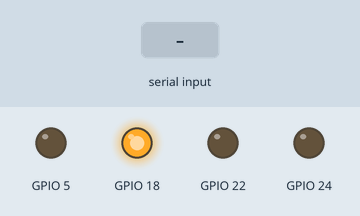
This program was run on a simulated Raspberry Pi (BCM pin numbers). Shown: output pins drawn as LEDs (lit = HIGH). Dashed ring = blinking. The test bench sets the inputs (shaded band). The clock reads 2024-03-15 10:24:30 at power-on unless the program sets it; what the program prints to the terminal is not drawn. At 19.8 s the program stops and its outputs stay as they are.

Above: at 0.1 s.
At 13.2 s:
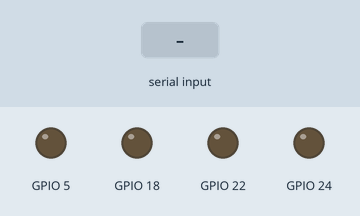
13.3 s: "y" typed at the terminal, then Enter
14.8 s: "5" typed at the terminal, then Enter
At 15.2 s:
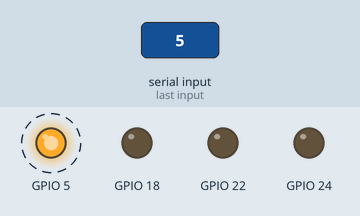
Timing chart, 0 to 20.8 s (numbered marks = the images above; inputs shaded):
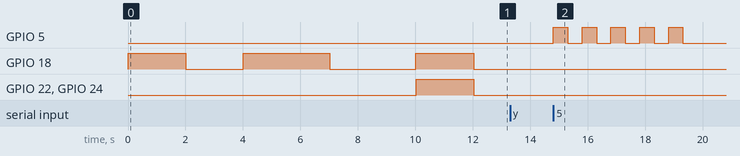

The program:

gpio_test.py
```python
#!/usr/bin/env python3
"""
GPIO Test Script for Raspberry Pi 400
Test the GPIO control functionality without the web interface
"""

import time
import sys
from freenove_projects_board import set_gpio_high, set_gpio_low, set_gpio, read_gpio, cleanup_gpio, gpio_controller

def test_gpio_basic():
    """Test basic GPIO operations"""
    print("🔧 Testing Basic GPIO Operations")
    print("=" * 50)

    test_pin = 18  # GPIO pin 18 (physical pin 12)

    # Test setting pin high
    print(f"Setting GPIO pin {test_pin} HIGH...")
    result = set_gpio_high(test_pin)
    print(f"Result: {result}")
    time.sleep(2)

    # Test setting pin low
    print(f"\nSetting GPIO pin {test_pin} LOW...")
    result = set_gpio_low(test_pin)
    print(f"Result: {result}")
    time.sleep(2)

    # Test with different state formats
    print(f"\nTesting different state formats on pin {test_pin}:")

    states = ['on', 'high', '1', 'off', 'low', '0']
    for state in states:
        print(f"  Setting pin {test_pin} to '{state}'...")
        result = set_gpio(test_pin, state)
        print(f"  Result: {result['success']} - {result['message']}")
        time.sleep(1)

def test_multiple_pins():
    """Test controlling multiple GPIO pins"""
    print("\n🔧 Testing Multiple GPIO Pins")
    print("=" * 50)

    test_pins = [18, 22, 24]  # Multiple GPIO pins

    # Turn all pins on
    print("Turning all test pins ON...")
    for pin in test_pins:
        result = set_gpio_high(pin)
        print(f"Pin {pin}: {result['success']} - {result['message']}")

    time.sleep(2)

    # Turn all pins off
    print("\nTurning all test pins OFF...")
    for pin in test_pins:
        result = set_gpio_low(pin)
        print(f"Pin {pin}: {result['success']} - {result['message']}")

def test_invalid_operations():
    """Test error handling with invalid operations"""
    print("\n🔧 Testing Error Handling")
    print("=" * 50)

    # Test invalid pin
    print("Testing invalid pin number...")
    result = set_gpio(99, 'high')
    print(f"Invalid pin result: {result}")

    # Test invalid state
    print("\nTesting invalid state...")
    result = set_gpio(18, 'invalid_state')
    print(f"Invalid state result: {result}")

def test_gpio_status():
    """Test GPIO status reporting"""
    print("\n🔧 Testing GPIO Status")
    print("=" * 50)

    status = gpio_controller.get_pin_status()
    print(f"GPIO Controller Status: {status}")

def led_blink_demo(pin=18, blinks=5):
    """Demonstrate LED blinking"""
    print(f"\n💡 LED Blink Demo on Pin {pin}")
    print("=" * 50)
    print(f"Blinking LED {blinks} times (connect LED to GPIO pin {pin})")

    for i in range(blinks):
        print(f"Blink {i+1}/{blinks} - LED ON")
        set_gpio_high(pin)
        time.sleep(0.5)

        print(f"Blink {i+1}/{blinks} - LED OFF")
        set_gpio_low(pin)
        time.sleep(0.5)

def main():
    """Main test function"""
    print("🍓 Raspberry Pi 400 GPIO Test Suite")
    print("=" * 50)
    print("This script tests the GPIO control functionality.")
    print("Make sure you're running this on a Raspberry Pi with proper permissions.")
    print()

    try:
        # Run all tests
        test_gpio_basic()
        test_multiple_pins()
        test_invalid_operations()
        test_gpio_status()

        # Ask user if they want to run LED demo
        response = input("\n🤔 Do you want to run the LED blink demo? (y/n): ").lower().strip()
        if response in ['y', 'yes']:
            pin = input("Enter GPIO pin number for LED (default 18): ").strip()
            pin = int(pin) if pin.isdigit() else 18
            led_blink_demo(pin)

        print("\n✅ All tests completed!")

    except KeyboardInterrupt:
        print("\n⚠️ Test interrupted by user")
    except Exception as e:
        print(f"\n❌ Test failed with error: {e}")
    finally:
        # Always cleanup GPIO
        print("\n🧹 Cleaning up GPIO...")
        cleanup_gpio()
        print("GPIO cleanup completed.")

if __name__ == "__main__":
    main()
```

freenove_projects_board.py
```python
"""
Freenove Projects Board GPIO Control Module
Provides functions to control Raspberry Pi 400 GPIO pins
"""

try:
    import RPi.GPIO as GPIO
    print("✅ RPi.GPIO imported successfully in freenove_projects_board.py")
except ImportError as e:
    print(f"❌ Failed to import RPi.GPIO in freenove_projects_board.py: {e}")
    print("   This usually means:")
    print("   - RPi.GPIO is not installed in the current Python environment")
    print("   - You're not running on a Raspberry Pi")
    print("   - Permission issues with GPIO access")
    raise
except Exception as e:
    print(f"❌ Unexpected error importing RPi.GPIO: {e}")
    raise

import time
import json
import logging
from typing import Dict, Any, Optional

# Configure logging
logging.basicConfig(level=logging.INFO)
logger = logging.getLogger(__name__)

class GPIOController:
    """GPIO Controller for Raspberry Pi 400"""

    def __init__(self):
        """Initialize GPIO controller"""
        self.initialized = False
        self.active_pins = set()

    def initialize_gpio(self):
        """Initialize GPIO settings"""
        try:
            GPIO.setmode(GPIO.BCM)  # Use BCM pin numbering
            GPIO.setwarnings(False)  # Disable warnings
            self.initialized = True
            logger.info("GPIO initialized successfully")
        except Exception as e:
            logger.error(f"Failed to initialize GPIO: {e}")
            raise

    def setup_pin(self, pin: int, mode: str = "output") -> bool:
        """Setup a GPIO pin as input or output

        Args:
            pin (int): GPIO pin number (BCM numbering)
            mode (str): 'output' or 'input'

        Returns:
            bool: True if successful, False otherwise
        """
        if not self.initialized:
            self.initialize_gpio()

        try:
            if mode.lower() == "output":
                GPIO.setup(pin, GPIO.OUT)
                self.active_pins.add(pin)
                logger.info(f"Pin {pin} set up as OUTPUT")
            elif mode.lower() == "input":
                GPIO.setup(pin, GPIO.IN)
                self.active_pins.add(pin)
                logger.info(f"Pin {pin} set up as INPUT")
            else:
                logger.error(f"Invalid mode: {mode}. Use 'output' or 'input'")
                return False
            return True
        except Exception as e:
            logger.error(f"Failed to setup pin {pin}: {e}")
            return False

    def set_gpio_output(self, pin: int, state: str) -> Dict[str, Any]:
        """Set GPIO pin output high or low

        Args:
            pin (int): GPIO pin number (BCM numbering)
            state (str): 'high', 'low', 'on', 'off', '1', '0'

        Returns:
            Dict[str, Any]: Result with success status and message
        """
        # Validate pin number
        if not self._is_valid_pin(pin):
            return {
                "success": False,
                "message": f"Invalid pin number: {pin}. Valid pins are 2-27 (excluding 3, 5, 8, 10)",
                "pin": pin,
                "state": state
            }

        # Setup pin if not already done
        if pin not in self.active_pins:
            if not self.setup_pin(pin, "output"):
                return {
                    "success": False,
                    "message": f"Failed to setup pin {pin} as output",
                    "pin": pin,
                    "state": state
                }

        # Parse state
        try:
            gpio_state = self._parse_state(state)
            if gpio_state is None:
                return {
                    "success": False,
                    "message": f"Invalid state: {state}. Use 'high', 'low', 'on', 'off', '1', or '0'",
                    "pin": pin,
                    "state": state
                }

            # Set GPIO output
            GPIO.output(pin, gpio_state)
            state_name = "HIGH" if gpio_state else "LOW"

            logger.info(f"GPIO pin {pin} set to {state_name}")

            return {
                "success": True,
                "message": f"GPIO pin {pin} successfully set to {state_name}",
                "pin": pin,
                "state": state_name,
                "gpio_value": gpio_state
            }

        except Exception as e:
            logger.error(f"Failed to set GPIO pin {pin}: {e}")
            return {
                "success": False,
                "message": f"Error setting GPIO pin {pin}: {str(e)}",
                "pin": pin,
                "state": state
            }

    def read_gpio_input(self, pin: int) -> Dict[str, Any]:
        """Read GPIO pin input state

        Args:
            pin (int): GPIO pin number (BCM numbering)

        Returns:
            Dict[str, Any]: Result with pin state
        """
        if not self._is_valid_pin(pin):
            return {
                "success": False,
                "message": f"Invalid pin number: {pin}",
                "pin": pin
            }

        # Setup pin if not already done
        if pin not in self.active_pins:
            if not self.setup_pin(pin, "input"):
                return {
                    "success": False,
                    "message": f"Failed to setup pin {pin} as input",
                    "pin": pin
                }

        try:
            state = GPIO.input(pin)
            state_name = "HIGH" if state else "LOW"

            return {
                "success": True,
                "message": f"GPIO pin {pin} is {state_name}",
                "pin": pin,
                "state": state_name,
                "gpio_value": state
            }

        except Exception as e:
            logger.error(f"Failed to read GPIO pin {pin}: {e}")
            return {
                "success": False,
                "message": f"Error reading GPIO pin {pin}: {str(e)}",
                "pin": pin
            }

    def _is_valid_pin(self, pin: int) -> bool:
        """Check if pin number is valid for GPIO output

        Args:
            pin (int): Pin number to validate

        Returns:
            bool: True if valid, False otherwise
        """
        # Valid GPIO pins on Raspberry Pi (BCM numbering)
        # Excluding pins used for I2C (2, 3), UART (14, 15), and SPI (7, 8, 9, 10, 11)
        valid_pins = [4, 5, 6, 12, 13, 16, 17, 18, 19, 20, 21, 22, 23, 24, 25, 26, 27]
        return pin in valid_pins

    def _parse_state(self, state: str) -> Optional[bool]:
        """Parse state string to boolean

        Args:
            state (str): State string

        Returns:
            Optional[bool]: True for high/on, False for low/off, None if invalid
        """
        state_lower = state.lower().strip()

        if state_lower in ['high', 'on', '1', 'true']:
            return True
        elif state_lower in ['low', 'off', '0', 'false']:
            return False
        else:
            return None

    def get_pin_status(self) -> Dict[str, Any]:
        """Get status of all active pins

        Returns:
            Dict[str, Any]: Status of all pins
        """
        status = {
            "initialized": self.initialized,
            "active_pins": list(self.active_pins),
            "pin_count": len(self.active_pins)
        }

        return status

    def cleanup(self):
        """Clean up GPIO resources"""
        try:
            GPIO.cleanup()
            self.active_pins.clear()
            self.initialized = False
            logger.info("GPIO cleanup completed")
        except Exception as e:
            logger.error(f"Error during GPIO cleanup: {e}")

# Global GPIO controller instance
gpio_controller = GPIOController()

# Convenience functions for external use
def set_gpio_high(pin: int) -> Dict[str, Any]:
    """Set GPIO pin to HIGH

    Args:
        pin (int): GPIO pin number

    Returns:
        Dict[str, Any]: Result dictionary
    """
    return gpio_controller.set_gpio_output(pin, "high")

def set_gpio_low(pin: int) -> Dict[str, Any]:
    """Set GPIO pin to LOW

    Args:
        pin (int): GPIO pin number

    Returns:
        Dict[str, Any]: Result dictionary
    """
    return gpio_controller.set_gpio_output(pin, "low")

def set_gpio(pin: int, state: str) -> Dict[str, Any]:
    """Set GPIO pin to specified state

    Args:
        pin (int): GPIO pin number
        state (str): 'high', 'low', 'on', 'off', '1', '0'

    Returns:
        Dict[str, Any]: Result dictionary
    """
    return gpio_controller.set_gpio_output(pin, state)

def read_gpio(pin: int) -> Dict[str, Any]:
    """Read GPIO pin state

    Args:
        pin (int): GPIO pin number

    Returns:
        Dict[str, Any]: Result dictionary
    """
    return gpio_controller.read_gpio_input(pin)

def cleanup_gpio():
    """Clean up all GPIO resources"""
    gpio_controller.cleanup()

# Example usage and testing
if __name__ == "__main__":
    # Test the GPIO functions
    print("Testing GPIO Controller...")

    # Test setting pin 18 high
    result = set_gpio_high(18)
    print(f"Set pin 18 high: {result}")

    time.sleep(1)

    # Test setting pin 18 low
    result = set_gpio_low(18)
    print(f"Set pin 18 low: {result}")

    # Test with different state formats
    result = set_gpio(18, "on")
    print(f"Set pin 18 on: {result}")

    time.sleep(1)

    result = set_gpio(18, "off")
    print(f"Set pin 18 off: {result}")

    # Get status
    status = gpio_controller.get_pin_status()
    print(f"GPIO Status: {status}")

    # Cleanup
    cleanup_gpio()
    print("GPIO cleanup completed")
```

Measured:
- after the input at 13.3 s, every drawn part: stays the same
- after the input at 14.8 s, GPIO 5: alternates HIGH for 0.50 s and LOW for 0.50 s, 10 changes in all, then stays LOW, starting at once
